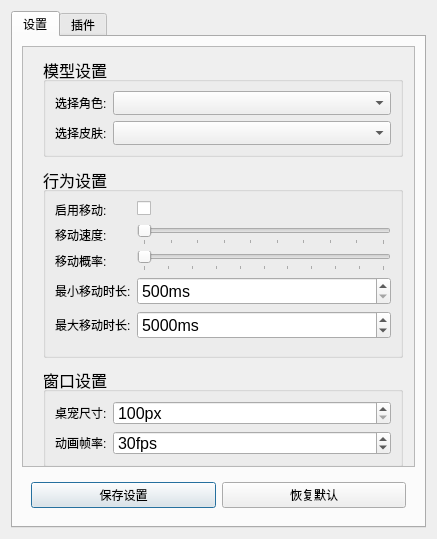
<?xml version="1.0" encoding="UTF-8"?>
<ui version="4.0">
 <class>settings_window</class>
 <widget class="QDialog" name="settings_window">
  <property name="geometry">
   <rect>
    <x>0</x>
    <y>0</y>
    <width>437</width>
    <height>539</height>
   </rect>
  </property>
  <property name="windowTitle">
   <string>桌宠设置</string>
  </property>
  <layout class="QVBoxLayout" name="verticalLayout_3">
   <item>
    <widget class="QTabWidget" name="tabWidget">
     <property name="currentIndex">
      <number>0</number>
     </property>
     <widget class="QWidget" name="setting_tab">
      <attribute name="title">
       <string>设置</string>
      </attribute>
      <layout class="QVBoxLayout" name="verticalLayout">
       <item>
        <widget class="QScrollArea" name="setting_scrollArea">
         <property name="widgetResizable">
          <bool>true</bool>
         </property>
         <widget class="QWidget" name="scrollAreaWidgetContents">
          <property name="geometry">
           <rect>
            <x>0</x>
            <y>0</y>
            <width>393</width>
            <height>426</height>
           </rect>
          </property>
          <widget class="QGroupBox" name="model_GroupBox">
           <property name="geometry">
            <rect>
             <x>20</x>
             <y>10</y>
             <width>360</width>
             <height>100</height>
            </rect>
           </property>
           <property name="font">
            <font>
             <pointsize>12</pointsize>
            </font>
           </property>
           <property name="cursor">
            <cursorShape>ArrowCursor</cursorShape>
           </property>
           <property name="title">
            <string>模型设置</string>
           </property>
           <layout class="QFormLayout" name="formLayout">
            <item row="0" column="0">
             <widget class="QLabel" name="character_label">
              <property name="font">
               <font>
                <pointsize>9</pointsize>
               </font>
              </property>
              <property name="text">
               <string>选择角色:</string>
              </property>
             </widget>
            </item>
            <item row="0" column="1">
             <widget class="QComboBox" name="character_comboBox">
              <property name="contextMenuPolicy">
               <enum>Qt::ContextMenuPolicy::DefaultContextMenu</enum>
              </property>
             </widget>
            </item>
            <item row="1" column="0">
             <widget class="QLabel" name="skin_label">
              <property name="font">
               <font>
                <pointsize>9</pointsize>
               </font>
              </property>
              <property name="text">
               <string>选择皮肤:</string>
              </property>
             </widget>
            </item>
            <item row="1" column="1">
             <widget class="QComboBox" name="skin_comboBox"/>
            </item>
           </layout>
          </widget>
          <widget class="QGroupBox" name="action_GroupBox">
           <property name="geometry">
            <rect>
             <x>20</x>
             <y>120</y>
             <width>360</width>
             <height>191</height>
            </rect>
           </property>
           <property name="font">
            <font>
             <pointsize>12</pointsize>
            </font>
           </property>
           <property name="cursor">
            <cursorShape>ArrowCursor</cursorShape>
           </property>
           <property name="title">
            <string>行为设置</string>
           </property>
           <layout class="QFormLayout" name="formLayout_2">
            <item row="0" column="0">
             <widget class="QLabel" name="ifmove_label">
              <property name="font">
               <font>
                <pointsize>9</pointsize>
               </font>
              </property>
              <property name="text">
               <string>启用移动:</string>
              </property>
             </widget>
            </item>
            <item row="0" column="1">
             <widget class="QCheckBox" name="ifmove_checkBox">
              <property name="text">
               <string/>
              </property>
             </widget>
            </item>
            <item row="1" column="0">
             <widget class="QLabel" name="speed_label">
              <property name="font">
               <font>
                <pointsize>9</pointsize>
               </font>
              </property>
              <property name="text">
               <string>移动速度:</string>
              </property>
             </widget>
            </item>
            <item row="1" column="1">
             <widget class="QSlider" name="speed_Slider">
              <property name="minimum">
               <number>1</number>
              </property>
              <property name="maximum">
               <number>10</number>
              </property>
              <property name="orientation">
               <enum>Qt::Orientation::Horizontal</enum>
              </property>
              <property name="tickPosition">
               <enum>QSlider::TickPosition::TicksBelow</enum>
              </property>
              <property name="tickInterval">
               <number>1</number>
              </property>
             </widget>
            </item>
            <item row="2" column="0">
             <widget class="QLabel" name="speedprobably_label">
              <property name="font">
               <font>
                <pointsize>9</pointsize>
               </font>
              </property>
              <property name="text">
               <string>移动概率:</string>
              </property>
             </widget>
            </item>
            <item row="2" column="1">
             <widget class="QSlider" name="speedprobably_Slider">
              <property name="minimum">
               <number>0</number>
              </property>
              <property name="maximum">
               <number>100</number>
              </property>
              <property name="orientation">
               <enum>Qt::Orientation::Horizontal</enum>
              </property>
              <property name="tickPosition">
               <enum>QSlider::TickPosition::TicksBelow</enum>
              </property>
              <property name="tickInterval">
               <number>10</number>
              </property>
             </widget>
            </item>
            <item row="3" column="0">
             <widget class="QLabel" name="minmovetime_label">
              <property name="font">
               <font>
                <pointsize>9</pointsize>
               </font>
              </property>
              <property name="text">
               <string>最小移动时长:</string>
              </property>
             </widget>
            </item>
            <item row="3" column="1">
             <widget class="QSpinBox" name="minmovetime_spinBox">
              <property name="suffix">
               <string>ms</string>
              </property>
              <property name="minimum">
               <number>500</number>
              </property>
              <property name="maximum">
               <number>20000</number>
              </property>
             </widget>
            </item>
            <item row="4" column="0">
             <widget class="QLabel" name="maxmovetime_label">
              <property name="font">
               <font>
                <pointsize>9</pointsize>
               </font>
              </property>
              <property name="text">
               <string>最大移动时长:</string>
              </property>
             </widget>
            </item>
            <item row="4" column="1">
             <widget class="QSpinBox" name="maxmovetime_spinBox">
              <property name="suffix">
               <string>ms</string>
              </property>
              <property name="minimum">
               <number>1000</number>
              </property>
              <property name="maximum">
               <number>20000</number>
              </property>
              <property name="value">
               <number>5000</number>
              </property>
             </widget>
            </item>
           </layout>
          </widget>
          <widget class="QGroupBox" name="model_GroupBox_2">
           <property name="geometry">
            <rect>
             <x>20</x>
             <y>320</y>
             <width>360</width>
             <height>100</height>
            </rect>
           </property>
           <property name="font">
            <font>
             <pointsize>12</pointsize>
            </font>
           </property>
           <property name="cursor">
            <cursorShape>ArrowCursor</cursorShape>
           </property>
           <property name="title">
            <string>窗口设置</string>
           </property>
           <layout class="QFormLayout" name="formLayout_3">
            <item row="0" column="0">
             <widget class="QLabel" name="character_label_2">
              <property name="font">
               <font>
                <pointsize>9</pointsize>
               </font>
              </property>
              <property name="text">
               <string>桌宠尺寸:</string>
              </property>
             </widget>
            </item>
            <item row="1" column="0">
             <widget class="QLabel" name="fps_label_2">
              <property name="font">
               <font>
                <pointsize>9</pointsize>
               </font>
              </property>
              <property name="text">
               <string>动画帧率:</string>
              </property>
             </widget>
            </item>
            <item row="1" column="1">
             <widget class="QSpinBox" name="fps_spinBox_2">
              <property name="suffix">
               <string>fps</string>
              </property>
              <property name="minimum">
               <number>10</number>
              </property>
              <property name="maximum">
               <number>60</number>
              </property>
              <property name="value">
               <number>30</number>
              </property>
             </widget>
            </item>
            <item row="0" column="1">
             <widget class="QSpinBox" name="fps_spinBox_3">
              <property name="suffix">
               <string>px</string>
              </property>
              <property name="minimum">
               <number>100</number>
              </property>
              <property name="maximum">
               <number>800</number>
              </property>
              <property name="value">
               <number>100</number>
              </property>
             </widget>
            </item>
           </layout>
          </widget>
         </widget>
        </widget>
       </item>
       <item>
        <widget class="QWidget" name="button_widget" native="true">
         <layout class="QHBoxLayout" name="horizontalLayout">
          <item>
           <widget class="QPushButton" name="pushButton_2">
            <property name="text">
             <string>保存设置</string>
            </property>
           </widget>
          </item>
          <item>
           <widget class="QPushButton" name="restore_Button">
            <property name="text">
             <string>恢复默认</string>
            </property>
           </widget>
          </item>
         </layout>
        </widget>
       </item>
      </layout>
     </widget>
     <widget class="QWidget" name="plugin_tab">
      <attribute name="title">
       <string>插件</string>
      </attribute>
      <layout class="QVBoxLayout" name="verticalLayout_2">
       <item>
        <widget class="QScrollArea" name="plugin_scrollArea">
         <property name="widgetResizable">
          <bool>true</bool>
         </property>
         <widget class="QWidget" name="scrollAreaWidgetContents_2">
          <property name="geometry">
           <rect>
            <x>0</x>
            <y>0</y>
            <width>393</width>
            <height>473</height>
           </rect>
          </property>
         </widget>
        </widget>
       </item>
      </layout>
     </widget>
    </widget>
   </item>
  </layout>
 </widget>
 <resources/>
 <connections/>
</ui>
